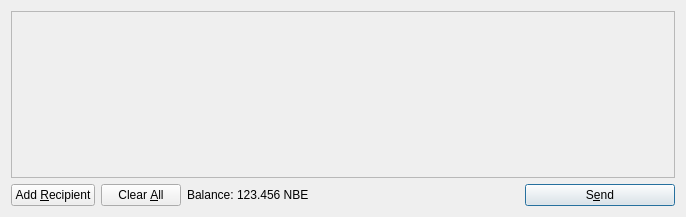
<?xml version="1.0" encoding="UTF-8"?>
<ui version="4.0">
 <class>SendCoinsDialog</class>
 <widget class="QDialog" name="SendCoinsDialog">
  <property name="geometry">
   <rect>
    <x>0</x>
    <y>0</y>
    <width>686</width>
    <height>217</height>
   </rect>
  </property>
  <property name="windowTitle">
   <string>Send Coins</string>
  </property>
  <layout class="QVBoxLayout" name="verticalLayout">
   <item>
    <widget class="QScrollArea" name="scrollArea">
     <property name="widgetResizable">
      <bool>true</bool>
     </property>
     <widget class="QWidget" name="scrollAreaWidgetContents">
      <property name="geometry">
       <rect>
        <x>0</x>
        <y>0</y>
        <width>666</width>
        <height>165</height>
       </rect>
      </property>
      <layout class="QVBoxLayout" name="verticalLayout_2">
       <property name="margin">
        <number>0</number>
       </property>
       <item>
        <layout class="QVBoxLayout" name="entries">
         <property name="spacing">
          <number>6</number>
         </property>
        </layout>
       </item>
       <item>
        <spacer name="verticalSpacer">
         <property name="orientation">
          <enum>Qt::Vertical</enum>
         </property>
         <property name="sizeHint" stdset="0">
          <size>
           <width>20</width>
           <height>40</height>
          </size>
         </property>
        </spacer>
       </item>
      </layout>
     </widget>
    </widget>
   </item>
   <item>
    <layout class="QHBoxLayout" name="horizontalLayout">
     <item>
      <widget class="QPushButton" name="addButton">
       <property name="toolTip">
        <string>Send to multiple recipients at once</string>
       </property>
       <property name="text">
        <string>Add &amp;Recipient</string>
       </property>
       <property name="icon">
        <iconset resource="../bitcoin.qrc">
         <normaloff>:/icons/add</normaloff>:/icons/add</iconset>
       </property>
       <property name="autoDefault">
        <bool>false</bool>
       </property>
      </widget>
     </item>
     <item>
      <widget class="QPushButton" name="clearButton">
       <property name="sizePolicy">
        <sizepolicy hsizetype="Minimum" vsizetype="Fixed">
         <horstretch>0</horstretch>
         <verstretch>0</verstretch>
        </sizepolicy>
       </property>
       <property name="toolTip">
        <string>Remove all transaction fields</string>
       </property>
       <property name="text">
        <string>Clear &amp;All</string>
       </property>
       <property name="icon">
        <iconset resource="../bitcoin.qrc">
         <normaloff>:/icons/remove</normaloff>:/icons/remove</iconset>
       </property>
       <property name="autoRepeatDelay">
        <number>300</number>
       </property>
       <property name="autoDefault">
        <bool>false</bool>
       </property>
      </widget>
     </item>
     <item>
      <layout class="QHBoxLayout" name="horizontalLayout_2">
       <property name="spacing">
        <number>3</number>
       </property>
       <item>
        <widget class="QLabel" name="label">
         <property name="text">
          <string>Balance:</string>
         </property>
        </widget>
       </item>
       <item>
        <widget class="QLabel" name="labelBalance">
         <property name="cursor">
          <cursorShape>IBeamCursor</cursorShape>
         </property>
         <property name="text">
          <string>123.456 NBE</string>
         </property>
         <property name="textInteractionFlags">
          <set>Qt::LinksAccessibleByMouse|Qt::TextSelectableByKeyboard|Qt::TextSelectableByMouse</set>
         </property>
        </widget>
       </item>
      </layout>
     </item>
     <item>
      <spacer name="horizontalSpacer">
       <property name="orientation">
        <enum>Qt::Horizontal</enum>
       </property>
       <property name="sizeHint" stdset="0">
        <size>
         <width>40</width>
         <height>20</height>
        </size>
       </property>
      </spacer>
     </item>
     <item>
      <widget class="QPushButton" name="sendButton">
       <property name="minimumSize">
        <size>
         <width>150</width>
         <height>0</height>
        </size>
       </property>
       <property name="toolTip">
        <string>Confirm the send action</string>
       </property>
       <property name="text">
        <string>S&amp;end</string>
       </property>
       <property name="icon">
        <iconset resource="../bitcoin.qrc">
         <normaloff>:/icons/send</normaloff>:/icons/send</iconset>
       </property>
       <property name="default">
        <bool>true</bool>
       </property>
      </widget>
     </item>
    </layout>
   </item>
  </layout>
 </widget>
 <resources>
  <include location="../bitcoin.qrc"/>
 </resources>
 <connections/>
</ui>
